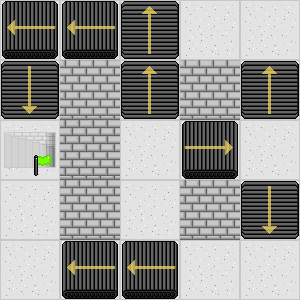

This game map was drawn from its Tiled (.tmx) file and the tilesets committed beside it. A one-line description and the full map source follow:
An orthogonal 5x5 tile map with 60x60 px tiles, 3 tile layers (Hidden Traps, Floor, Objects).

<map version="1.2" tiledversion="1.2.3" orientation="orthogonal" renderorder="right-down" width="5" height="5" tilewidth="60" tileheight="60" infinite="0" nextlayerid="4" nextobjectid="1">
 <tileset firstgid="1" source="../data/objects.tsx" />
 <layer id="3" name="Hidden Traps" width="5" height="5">
  <data encoding="csv">
0,0,0,0,0,
0,0,0,0,0,
0,0,0,0,0,
0,0,0,0,0,
0,0,0,0,0
</data>
 </layer>
 <layer id="1" name="Floor" width="5" height="5">
  <data encoding="csv">
2,2,2,2,2,
2,2,2,2,2,
2,2,2,2,2,
2,2,2,2,2,
2,2,2,2,2
</data>
 </layer>
 <layer id="2" name="Objects" width="5" height="5">
  <data encoding="csv">
10,10,9,0,0,
11,5,9,5,9,
7,5,0,8,0,
0,5,0,5,11,
0,10,10,0,0
</data>
 </layer>
</map>
